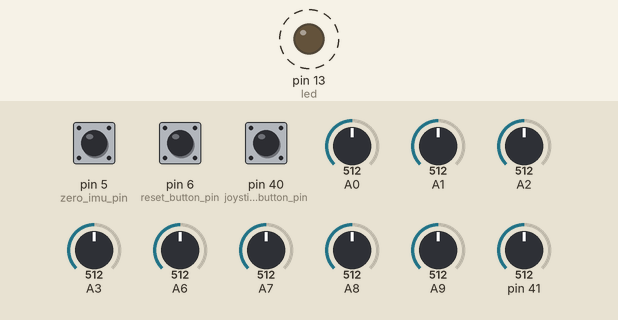
Simulated run of this sketch. Board: Teensy 4. Parts: output pins drawn as LEDs (lit = HIGH). Dashed ring = blinking. The inputs (shaded band) are chosen by the test bench; at power-on: A2 = 512, pin 6 (reset_button_pin) HIGH, pin 5 (zero_imu_pin) HIGH, A0 = 512, A1 = 512, A3 = 512, A6 = 512, A7 = 512, A8 = 512, A9 = 512, pin 40 (joystick_button_pin) HIGH, pin 41 = 512. What the sketch prints to the serial monitor is not drawn.

Above: at 0.75 s.
1.3 s: A2 set to 716
At 1.35 s:
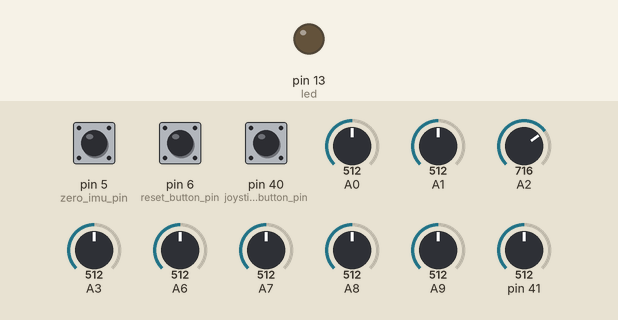
4.3 s: pin 6 (reset_button_pin) pulled LOW for 3.2 s
Timing chart, 0 to 15.0 s (numbered marks = the images above; inputs shaded):
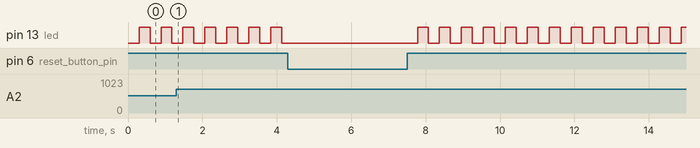

The sketch:

FSS_Gen_2.0.ino
```cpp
#include <Wire.h>
#include <math.h>
//#if I2CDEV_IMPLEMENTATION == I2CDEV_ARDUINO_WIRE
//#include "Wire.h"
//#endif

//#include "I2Cdev.h"
//#include "MPU6050_6Axis_MotionApps20.h"

#define HWSERIAL Serial7
#define NUMBER_OF_SENSORS 7
#define RBSERIAL Serial6
//# define imu1 0x68 //IMU with AD0 to LOW


// # of decimal places to print
int n_deci = 4;
float g = 9.81;

//////////////user joystick//////////

union {int i; byte b[2];} js_x;
union {int i; byte b[2];} js_y;
union {int i; byte b[2];} js_z;
union {int i; byte b[2];} js_b;
int js_x_offset, js_y_offset, js_z_offset = 0;
int joystick_button_pin = 40;

//////////onboard switch button///////////
int reset_button_pin = 6;
int zero_imu_pin = 5;
int sw1,sw2,sw3,sw4;
union {int i; byte b[2];} sw;

//////////// FSS computations ////////////
float loadcell_raw_0, loadcell_raw_1, loadcell_raw_2, loadcell_raw_3, loadcell_raw_4, loadcell_raw_5 = 0;
float loadcell_true_0_offset, loadcell_true_1_offset, loadcell_true_2_offset, loadcell_true_3_offset, loadcell_true_4_offset, loadcell_true_5_offset = 0;
float loadcell_true_0, loadcell_true_1, loadcell_true_2, loadcell_true_3, loadcell_true_4, loadcell_true_5 = 0;
float loadcell_true_0_p, loadcell_true_1_p, loadcell_true_2_p, loadcell_true_3_p, loadcell_true_4_p, loadcell_true_5_p = 0;

float Fx_raw, Fy_raw, Fz_raw, Mx_raw, My_raw, Mz_raw, COPx_raw, COPy_raw = 0;
float Fx_est, Fy_est, Fz_est, Mx_est, My_est, Mz_est, COPx_est, COPy_est = 0;
float conversion = 0.454; // from lbs to kg
float z_off_fss = -0.3601;

float Fz_thresh = -30;

union {float f; byte b[4];} COPX;
union {float f; byte b[4];} COPY;
union {float f; byte b[4];} FX;
union {float f; byte b[4];} FY;
union {float f; byte b[4];} FZ;
union {float f; byte b[4];} MX;
union {float f; byte b[4];} MY;
union {float f; byte b[4];} MZ;

//////////// Sampling Time ////////////
unsigned long previous_micros = 0;        // will store last time LED was updated
const long sample_t = 2500; //400Hz: 2500, 100Hz: 10000, 50Hz: 25000, 20Hz: 50000 interval at which to blink (microseconds) CHANGE THIS FOR VALIDATION(10000) OR VR STUDY(50000).


//////////// FOR IMU VN 100 //////////////
// Function declarations
void read_vn_imu_data(void);
void check_sync_byte(void);
unsigned short calculate_imu_crc(byte data[], unsigned int length);
// Union functions for byte to float conversions
// IMU sends data as bytes, the union functions are used to convert
// these data into other data types
// Attitude data
union {float f; byte b[4];} vn_yaw;
union {float f; byte b[4];} vn_pitch;
union {float f; byte b[4];} vn_roll;
// Angular rates
union {float f; byte b[4];} vn_w_x;
union {float f; byte b[4];} vn_w_y;
union {float f; byte b[4];} vn_w_z;
// Acceleration
union {float f; byte b[4];} vn_a_x;
union {float f; byte b[4];} vn_a_y;
union {float f; byte b[4];} vn_a_z;
// Quaternion
union {float f; byte b[4];} q_a;
union {float f; byte b[4];} q_b;
union {float f; byte b[4];} q_c;
union {float f; byte b[4];} q_d;
// Checksum
union {unsigned short s; byte b[2];} checksum;
// Parameters
bool imu_sync_detected = false;  // check if the sync byte (0xFA) is detected
byte in[100];  // array to save data send from the IMU
float* ypr;

///////LED/////////
int led = LED_BUILTIN;
int counter_led = 0;


///////Reset Buttons////////
int reset_status = 1;
int n_reset = 1000;


void setup() {
  #if I2CDEV_IMPLEMENTATION == I2CDEV_ARDUINO_WIRE
      Wire.begin();
      Wire.setClock(400000); // 400kHz I2C clock. Comment this line if having compilation difficulties
  #elif I2CDEV_IMPLEMENTATION == I2CDEV_BUILTIN_FASTWIRE
      Fastwire::setup(400, true);
  #endif
  Serial.begin(230400);
  HWSERIAL.begin(115200); // Start Serial1 for IMU communication
  RBSERIAL.begin(230400);
  pinMode(led,OUTPUT);
  pinMode(joystick_button_pin,INPUT_PULLUP);// joystick button
  pinMode(reset_button_pin, INPUT_PULLUP);
  pinMode(zero_imu_pin, INPUT_PULLUP);


 // IMU Setup and Calibration
  Serial.println("================== Beginning IMU Calibration ==================");

  int sensorRange[2] = {0, 0};
}


void loop() {
  imu_sync_detected = false;
  reset_status = digitalRead(reset_button_pin);


  // Check if new IMU data is available
  if (HWSERIAL.available() > 4) check_sync_byte();
  // If sync byte is detected, read the rest of the data
    if (imu_sync_detected){
      read_vn_imu_data();
    };

    unsigned long current_micros = micros();
    if (current_micros - previous_micros >= sample_t) {


      float dt_print = ((current_micros - previous_micros) / 1000000.000);
      previous_micros = current_micros;
//      Serial.print(micros()/1000000.000000000, n_deci+1); Serial.print("\t");
//      Serial.print(dt_print, 2); Serial.print("\t");
//      Serial.println(vn_yaw.f);
//joystick
      js_x.i = analogRead(A0) - js_x_offset; //pin 14
      js_y.i = analogRead(A1) - js_y_offset; //pin 15
      js_z.i = analogRead(A17) - js_z_offset; //pin 41
      js_b.i = digitalRead(40); // pin40, normally high
//      Serial.print(js_x.i); Serial.print("\t"); Serial.print(js_y.i); Serial.print("\t");
//      Serial.print(js_z.i); Serial.print("\t"); Serial.print(js_b.i); Serial.println("\t");
//button

      sw1 = digitalRead(reset_button_pin); //pin 6
      sw2 = digitalRead(zero_imu_pin); // pin5
      sw.i = sw1*1 + sw2*2;
//      Serial.print(sw1); Serial.print("\t"); Serial.print(sw2); Serial.print("\t");
//      Serial.print(sw3); Serial.print("\t"); Serial.print(sw4); Serial.print("\t");
//      Serial.print(sw.i); Serial.println("\t");

      loadcell_raw_0 = analogRead(A9);
      loadcell_raw_1 = analogRead(A3);
      loadcell_raw_2 = analogRead(A2);
      loadcell_raw_3 = analogRead(A6);
      loadcell_raw_4 = analogRead(A7);
      loadcell_raw_5 = analogRead(A8);

      //Serial.print(loadcell_raw_0); Serial.print("\t"); Serial.print(loadcell_raw_1); Serial.print("\t"); Serial.print(loadcell_raw_2); Serial.print("\t");
      //Serial.print(loadcell_raw_3); Serial.print("\t"); Serial.print(loadcell_raw_4); Serial.print("\t"); Serial.print(loadcell_raw_5); Serial.println("\t");

      loadcell_true_0 = (-0.4641 * (loadcell_raw_0) * 0.66 + 154.38) * conversion * g; // in (kg)  149.93+5.9-1.45
      loadcell_true_1 = (-0.4667 * (loadcell_raw_1) * 0.66 + 156.78) * conversion * g; // 151.55+5.9-0.67
      loadcell_true_2 = (-0.4653 * (loadcell_raw_2) * 0.66 + 157.42) * conversion * g; //151.52 + 5.9
      loadcell_true_3 = (-0.4674 * (loadcell_raw_3) * 0.66 + 158.14) * conversion * g; //152.24 + 5.9
      loadcell_true_4 = (-0.4662 * (loadcell_raw_4) * 0.66 + 157.51) * conversion * g; //151.61 +5.9
      loadcell_true_5 = (-0.4660 * (loadcell_raw_5) * 0.66 + 158.00) * conversion * g; //152.1 + 5.9


//      Serial.print(loadcell_true_0); Serial.print("\t"); Serial.print(loadcell_true_1); Serial.print("\t"); Serial.print(loadcell_true_2); Serial.print("\t");
//      Serial.print(loadcell_true_3)

      loadcell_true_0_p = loadcell_true_0 - loadcell_true_0_offset;
      loadcell_true_1_p = loadcell_true_1 - loadcell_true_1_offset;
      loadcell_true_2_p = loadcell_true_2 - loadcell_true_2_offset;
      loadcell_true_3_p = loadcell_true_3 - loadcell_true_3_offset;
      loadcell_true_4_p = loadcell_true_4 - loadcell_true_4_offset;
      loadcell_true_5_p = loadcell_true_5 - loadcell_true_5_offset;


//      Serial.print(loadcell_true_0_p); Serial.print("\t"); Serial.print(loadcell_true_1_p); Serial.print("\t"); Serial.print(loadcell_true_2_p); Serial.print("\t");
//      Serial.print(loadcell_true_3_p); Serial.print("\t"); Serial.print(loadcell_true_4_p); Serial.print("\t"); Serial.print(loadcell_true_5_p); Serial.println("\t");

      Fx_raw = 0.3389*loadcell_true_2_p - 0.3389*loadcell_true_3_p - 0.3389*loadcell_true_4_p + 0.3389*loadcell_true_5_p;
      Fy_raw = 0.3914*loadcell_true_0_p - 0.3914*loadcell_true_1_p - 0.1957*loadcell_true_2_p + 0.1957*loadcell_true_3_p - 0.1957*loadcell_true_4_p + 0.1957*loadcell_true_5_p;
      Fz_raw = -1 * (-0.9202*loadcell_true_0_p - 0.9202*loadcell_true_1_p - 0.9202*loadcell_true_2_p - 0.9202*loadcell_true_3_p - 0.9202*loadcell_true_4_p - 0.9202*loadcell_true_5_p);
      Mx_raw = 0.05754*loadcell_true_1_p - 0.05754*loadcell_true_0_p + 0.1383*loadcell_true_2_p + 0.0808*loadcell_true_3_p - 0.0808*loadcell_true_4_p - 0.1383*loadcell_true_5_p;
      My_raw = 0.1265*loadcell_true_0_p + 0.1265*loadcell_true_1_p - 0.01343*loadcell_true_2_p - 0.1131*loadcell_true_3_p - 0.1131*loadcell_true_4_p - 0.01343*loadcell_true_5_p;
      Mz_raw = -1 * (0.05381*loadcell_true_0_p - 0.05381*loadcell_true_1_p + 0.05381*loadcell_true_2_p - 0.05381*loadcell_true_3_p + 0.05381*loadcell_true_4_p - 0.05381*loadcell_true_5_p);
      COPx_raw = (My_raw + z_off_fss * Fx_raw) / Fz_raw * -1;
      COPy_raw = (Mx_raw + z_off_fss * Fy_raw)  / Fz_raw;

      Fx_est = (-0.8507) + (1.1525) * Fx_raw + (0.0177) * Fy_raw + (0.0113) * Fz_raw + (-0.0359) * Mx_raw + (0.0395) * My_raw + (0.0497) * Mz_raw;
      Fy_est = (-1.8632)  + (-0.0459) * Fx_raw + (0.9165) * Fy_raw + (-0.0229)* Fz_raw + (-0.3864) * Mx_raw + (0.0916) * My_raw + (0.0036) * Mz_raw;
      Fz_est = (-7.8490)+ (-0.0621) * Fx_raw + (0.0988) * Fy_raw + (1.0129) * Fz_raw + (0.1265) * Mx_raw + (0.0793) * My_raw + (-0.1873) * Mz_raw;

      Mx_est = (0.7041) + (0.0202) * Fx_raw +  (-0.3526) * Fy_raw + (-0.0014) * Fz_raw + (1.1131) * Mx_raw + (-0.0282) * My_raw + (0.0399) * Mz_raw;
      My_est = (-0.1653) + (0.4350) * Fx_raw + (0.0167) * Fy_raw + (-0.0010) * Fz_raw + (-0.0213) * Mx_raw + (0.9918) * My_raw + (-0.0486) * Mz_raw;
      Mz_est = (0.2298) + (0.0160) * Fx_raw + (0.0462) * Fy_raw + (-0.0046) * Fz_raw + (-0.1457) * Mx_raw + (0.0361) * My_raw + (0.9815) * Mz_raw;

      if (Fz_est <= Fz_thresh){
        COPx_est = (My_est + z_off_fss * Fx_est) / Fz_est * 1000.000; // in mm
        COPy_est = (Mx_est + z_off_fss * Fy_est)  / Fz_est * 1000.000; // in mm
      }
      else{
        COPx_est = 0.0;
        COPy_est = 0.0;
      }

      COPX.f = COPx_est; COPY.f = COPy_est;
      FX.f = Fx_est; FY.f = Fy_est; FZ.f = Fz_est;
      MX.f = Mx_est; MY.f = My_est; MZ.f = Mz_est;


      Serial.print(dt_print, 3); Serial.print("\t");
      Serial.print(loadcell_true_0_p); Serial.print("\t"); Serial.print(loadcell_true_1_p); Serial.print("\t"); Serial.print(loadcell_true_2_p); Serial.print("\t");
      Serial.print(loadcell_true_3_p); Serial.print("\t"); Serial.print(loadcell_true_4_p); Serial.print("\t"); Serial.print(loadcell_true_5_p); Serial.print("\t");
      Serial.println(String(vn_yaw.f) + "\t" + String(vn_pitch.f) + "\t" + String(vn_roll.f) + "\t" + String(vn_w_x.f) + "\t" + String(vn_w_y.f) + "\t" + String(vn_w_z.f) +"\t" + String(vn_a_x.f) + "\t" + String(vn_a_y.f) + "\t" + String(vn_a_z.f));

//      FX.f = loadcell_true_0_p;
//      FY.f = loadcell_true_1_p;
//      FZ.f = loadcell_true_2_p;
//      MX.f = loadcell_true_3_p;
//      MY.f = loadcell_true_4_p;
//      MZ.f = loadcell_true_5_p;

//      Serial.print(Fz_est); Serial.print("\t");
//      Serial.print(Fx_est); Serial.print("\t"); Serial.print(Fy_est); Serial.print("\t"); Serial.print(Fz_est); Serial.print("\t");
//      Serial.print(Mx_est); Serial.print("\t"); Serial.print(My_est); Serial.print("\t"); Serial.print(Mz_est); Serial.print("\t");
//      Serial.print(COPx_est); Serial.print("\t"); Serial.print(COPy_est);Serial.println("\t");


      if (reset_status == 0){
        loadcell_true_0_offset = 0;
        loadcell_true_1_offset = 0;
        loadcell_true_2_offset = 0;
        loadcell_true_3_offset = 0;
        loadcell_true_4_offset = 0;
        loadcell_true_5_offset = 0;
        js_x_offset = 0;
        js_y_offset = 0;
        js_z_offset = 0;
        int i = 0;
        while (i < n_reset){
          loadcell_true_0_offset = loadcell_true_0_offset + loadcell_true_0;
          loadcell_true_1_offset = loadcell_true_1_offset + loadcell_true_1;
          loadcell_true_2_offset = loadcell_true_2_offset + loadcell_true_2;
          loadcell_true_3_offset = loadcell_true_3_offset + loadcell_true_3;
          loadcell_true_4_offset = loadcell_true_4_offset + loadcell_true_4;
          loadcell_true_5_offset = loadcell_true_5_offset + loadcell_true_5;
          js_x_offset += analogRead(A0);
          js_y_offset += analogRead(A1);
          js_z_offset += analogRead(A17);
          i++;
        }

        loadcell_true_0_offset = loadcell_true_0_offset / n_reset;
        loadcell_true_1_offset = loadcell_true_1_offset / n_reset;
        loadcell_true_2_offset = loadcell_true_2_offset / n_reset;
        loadcell_true_3_offset = loadcell_true_3_offset / n_reset;
        loadcell_true_4_offset = loadcell_true_4_offset / n_reset;
        loadcell_true_5_offset = loadcell_true_5_offset / n_reset;
        js_x_offset = js_x_offset / n_reset;
        js_y_offset = js_y_offset / n_reset;
        js_z_offset = js_z_offset / n_reset;
      }


// starting signal, always include
      RBSERIAL.write(0xFA);

      RBSERIAL.write (vn_yaw.b[3]);
      RBSERIAL.write (vn_yaw.b[2]);
      RBSERIAL.write (vn_yaw.b[1]);
      RBSERIAL.write (vn_yaw.b[0]);

      RBSERIAL.write (vn_pitch.b[3]);
      RBSERIAL.write (vn_pitch.b[2]);
      RBSERIAL.write (vn_pitch.b[1]);
      RBSERIAL.write (vn_pitch.b[0]);

      RBSERIAL.write (vn_roll.b[3]);
      RBSERIAL.write (vn_roll.b[2]);
      RBSERIAL.write (vn_roll.b[1]);
      RBSERIAL.write (vn_roll.b[0]);

      RBSERIAL.write (vn_w_x.b[3]);
      RBSERIAL.write (vn_w_x.b[2]);
      RBSERIAL.write (vn_w_x.b[1]);
      RBSERIAL.write (vn_w_x.b[0]);

      RBSERIAL.write (vn_w_y.b[3]);
      RBSERIAL.write (vn_w_y.b[2]);
      RBSERIAL.write (vn_w_y.b[1]);
      RBSERIAL.write (vn_w_y.b[0]);

      RBSERIAL.write (vn_w_z.b[3]);
      RBSERIAL.write (vn_w_z.b[2]);
      RBSERIAL.write (vn_w_z.b[1]);
      RBSERIAL.write (vn_w_z.b[0]);

       RBSERIAL.write (COPX.b[3]);
      RBSERIAL.write (COPX.b[2]);
      RBSERIAL.write (COPX.b[1]);
      RBSERIAL.write (COPX.b[0]);

      RBSERIAL.write (COPY.b[3]);
      RBSERIAL.write (COPY.b[2]);
      RBSERIAL.write (COPY.b[1]);
      RBSERIAL.write (COPY.b[0]);

      RBSERIAL.write (FX.b[3]);
      RBSERIAL.write (FX.b[2]);
      RBSERIAL.write (FX.b[1]);
      RBSERIAL.write (FX.b[0]);

      RBSERIAL.write (FY.b[3]);
      RBSERIAL.write (FY.b[2]);
      RBSERIAL.write (FY.b[1]);
      RBSERIAL.write (FY.b[0]);

      RBSERIAL.write (FZ.b[3]);
      RBSERIAL.write (FZ.b[2]);
      RBSERIAL.write (FZ.b[1]);
      RBSERIAL.write (FZ.b[0]);

      RBSERIAL.write (MX.b[3]);
      RBSERIAL.write (MX.b[2]);
      RBSERIAL.write (MX.b[1]);
      RBSERIAL.write (MX.b[0]);

      RBSERIAL.write (MY.b[3]);
      RBSERIAL.write (MY.b[2]);
      RBSERIAL.write (MY.b[1]);
      RBSERIAL.write (MY.b[0]);

      RBSERIAL.write (MZ.b[3]);
      RBSERIAL.write (MZ.b[2]);
      RBSERIAL.write (MZ.b[1]);
      RBSERIAL.write (MZ.b[0]);


      RBSERIAL.write (js_x.b[1]);
      RBSERIAL.write (js_x.b[0]);

      RBSERIAL.write (js_y.b[1]);
      RBSERIAL.write (js_y.b[0]);

      RBSERIAL.write (js_z.b[1]);
      RBSERIAL.write (js_z.b[0]);

      RBSERIAL.write (js_b.b[1]);
      RBSERIAL.write (js_b.b[0]);

      RBSERIAL.write (sw.b[1]);
      RBSERIAL.write (sw.b[0]);

      RBSERIAL.write(0xFF);

      counter_led++;
      if (counter_led > 100){
      digitalWrite(led, !digitalRead(led));
      counter_led = 0;}


//      Serial.println(String(vn_yaw.f) + "\t" + String(vn_pitch.f) + "\t" + String(vn_roll.f) + "\t" + String(vn_w_x.f) + "\t" + String(vn_w_y.f) + "\t" + String(vn_w_z.f) +"\t" + String(vn_a_x.f) + "\t" + String(vn_a_y.f) + "\t" + String(vn_a_z.f));

    }
}


// Check for the sync byte (0xFA)
void check_sync_byte(void) {
  for (int i = 0; i < 6; i++) {
    HWSERIAL.readBytes(in, 1);
    if (in[0] == 0xFA) {
      imu_sync_detected = true;
      break;
    }
  }
}
// Read the IMU bytes
void read_vn_imu_data(void) {
  int n = 41;
  HWSERIAL.readBytes(in, n);
  checksum.b[0] = in[n-1];
  checksum.b[1] = in[n-2];
//  Serial.print(calculate_imu_crc(in, n-2)); Serial.print("\t"); Serial.println(checksum.s);
  if (calculate_imu_crc(in, n-2) == checksum.s) {
    for (int i = 0; i < 4; i++) {
      vn_yaw.b[i] = in[3 + i];
      vn_pitch.b[i] = in[7 + i];
      vn_roll.b[i] = in[11 + i];
      vn_w_x.b[i] = in[15 + i];
      vn_w_y.b[i] = in[19 + i];
      vn_w_z.b[i] = in[23 + i];
      vn_a_x.b[i] = in[27 + i];
      vn_a_y.b[i] = in[31 + i];
      vn_a_z.b[i] = in[35 + i];
    }
//    Serial.println(String(vn_yaw.f) + "\t" + String(vn_pitch.f) + "\t" + String(vn_roll.f) +"\t" + String(vn_w_x.f) + "\t" + String(vn_w_y.f) + "\t" + String(vn_w_z.f) +"\t" + String(vn_a_x.f) + "\t" + String(vn_a_y.f) + "\t" + String(vn_a_z.f));
    //Serial.println(String(W_x.f) + "," + String(W_y.f) + "," + String(W_z.f));
  }
}
// Calculate the 16-bit CRC for the given ASCII or binary message.
unsigned short calculate_imu_crc(byte data[], unsigned int length)
{
  unsigned int i;
  unsigned short crc = 0;
  for(i=0; i<length; i++){
    crc = (byte)(crc >> 8) | (crc << 8);
    crc ^= data[i];
    crc ^= (byte)(crc & 0xff) >> 4;
    crc ^= crc << 12;
    crc ^= (crc & 0x00ff) << 5;
  }
  return crc;
}
```
